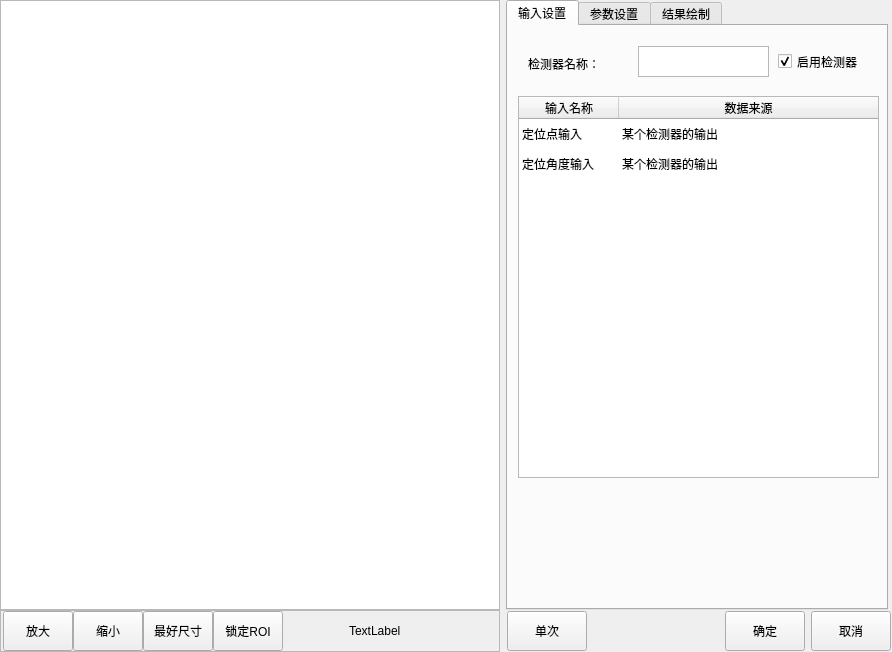
<?xml version="1.0" encoding="UTF-8"?>
<ui version="4.0">
 <class>CMvCustomCoordinates</class>
 <widget class="QWidget" name="CMvCustomCoordinates">
  <property name="geometry">
   <rect>
    <x>0</x>
    <y>0</y>
    <width>892</width>
    <height>652</height>
   </rect>
  </property>
  <property name="windowTitle">
   <string>自定义坐标系</string>
  </property>
  <layout class="QHBoxLayout" name="horizontalLayout_3">
   <property name="leftMargin">
    <number>0</number>
   </property>
   <property name="topMargin">
    <number>0</number>
   </property>
   <property name="rightMargin">
    <number>0</number>
   </property>
   <property name="bottomMargin">
    <number>0</number>
   </property>
   <item>
    <layout class="QVBoxLayout" name="verticalLayout">
     <property name="spacing">
      <number>0</number>
     </property>
     <item>
      <widget class="QGraphicsView" name="graphicsView_mainImage">
       <property name="minimumSize">
        <size>
         <width>500</width>
         <height>600</height>
        </size>
       </property>
      </widget>
     </item>
     <item>
      <widget class="QFrame" name="frame">
       <property name="minimumSize">
        <size>
         <width>0</width>
         <height>42</height>
        </size>
       </property>
       <property name="maximumSize">
        <size>
         <width>16777215</width>
         <height>42</height>
        </size>
       </property>
       <property name="frameShape">
        <enum>QFrame::StyledPanel</enum>
       </property>
       <property name="frameShadow">
        <enum>QFrame::Raised</enum>
       </property>
       <layout class="QHBoxLayout" name="horizontalLayout">
        <property name="spacing">
         <number>0</number>
        </property>
        <property name="leftMargin">
         <number>2</number>
        </property>
        <property name="topMargin">
         <number>0</number>
        </property>
        <property name="rightMargin">
         <number>0</number>
        </property>
        <property name="bottomMargin">
         <number>0</number>
        </property>
        <item>
         <widget class="QPushButton" name="pushButton_zoomIn">
          <property name="minimumSize">
           <size>
            <width>70</width>
            <height>40</height>
           </size>
          </property>
          <property name="maximumSize">
           <size>
            <width>70</width>
            <height>40</height>
           </size>
          </property>
          <property name="text">
           <string>放大</string>
          </property>
         </widget>
        </item>
        <item>
         <widget class="QPushButton" name="pushButton_zoomOut">
          <property name="minimumSize">
           <size>
            <width>70</width>
            <height>40</height>
           </size>
          </property>
          <property name="maximumSize">
           <size>
            <width>70</width>
            <height>40</height>
           </size>
          </property>
          <property name="text">
           <string>缩小</string>
          </property>
         </widget>
        </item>
        <item>
         <widget class="QPushButton" name="pushButton_zoomBest">
          <property name="minimumSize">
           <size>
            <width>70</width>
            <height>40</height>
           </size>
          </property>
          <property name="maximumSize">
           <size>
            <width>70</width>
            <height>40</height>
           </size>
          </property>
          <property name="text">
           <string>最好尺寸</string>
          </property>
         </widget>
        </item>
        <item>
         <widget class="QPushButton" name="pushButton_lockRoiMove">
          <property name="minimumSize">
           <size>
            <width>70</width>
            <height>40</height>
           </size>
          </property>
          <property name="maximumSize">
           <size>
            <width>70</width>
            <height>40</height>
           </size>
          </property>
          <property name="text">
           <string>锁定ROI</string>
          </property>
         </widget>
        </item>
        <item>
         <spacer name="horizontalSpacer">
          <property name="orientation">
           <enum>Qt::Horizontal</enum>
          </property>
          <property name="sizeHint" stdset="0">
           <size>
            <width>63</width>
            <height>20</height>
           </size>
          </property>
         </spacer>
        </item>
        <item>
         <widget class="QLabel" name="label_mousePos">
          <property name="minimumSize">
           <size>
            <width>150</width>
            <height>40</height>
           </size>
          </property>
          <property name="maximumSize">
           <size>
            <width>150</width>
            <height>40</height>
           </size>
          </property>
          <property name="text">
           <string>TextLabel</string>
          </property>
         </widget>
        </item>
       </layout>
      </widget>
     </item>
    </layout>
   </item>
   <item>
    <layout class="QVBoxLayout" name="verticalLayout_2">
     <property name="spacing">
      <number>0</number>
     </property>
     <item>
      <widget class="QTabWidget" name="tabWidget">
       <property name="minimumSize">
        <size>
         <width>382</width>
         <height>602</height>
        </size>
       </property>
       <property name="maximumSize">
        <size>
         <width>380</width>
         <height>16777215</height>
        </size>
       </property>
       <property name="currentIndex">
        <number>0</number>
       </property>
       <widget class="QWidget" name="tab">
        <attribute name="title">
         <string>输入设置</string>
        </attribute>
        <widget class="QTableWidget" name="tableWidget_input">
         <property name="geometry">
          <rect>
           <x>10</x>
           <y>70</y>
           <width>361</width>
           <height>382</height>
          </rect>
         </property>
         <property name="minimumSize">
          <size>
           <width>361</width>
           <height>382</height>
          </size>
         </property>
         <property name="maximumSize">
          <size>
           <width>361</width>
           <height>382</height>
          </size>
         </property>
         <property name="editTriggers">
          <set>QAbstractItemView::NoEditTriggers</set>
         </property>
         <property name="selectionMode">
          <enum>QAbstractItemView::SingleSelection</enum>
         </property>
         <property name="selectionBehavior">
          <enum>QAbstractItemView::SelectRows</enum>
         </property>
         <property name="showGrid">
          <bool>false</bool>
         </property>
         <attribute name="horizontalHeaderStretchLastSection">
          <bool>true</bool>
         </attribute>
         <attribute name="verticalHeaderVisible">
          <bool>false</bool>
         </attribute>
         <row>
          <property name="text">
           <string>1</string>
          </property>
         </row>
         <row>
          <property name="text">
           <string>2</string>
          </property>
         </row>
         <column>
          <property name="text">
           <string>输入名称</string>
          </property>
         </column>
         <column>
          <property name="text">
           <string>数据来源</string>
          </property>
         </column>
         <item row="0" column="0">
          <property name="text">
           <string>定位点输入</string>
          </property>
         </item>
         <item row="0" column="1">
          <property name="text">
           <string>某个检测器的输出</string>
          </property>
         </item>
         <item row="1" column="0">
          <property name="text">
           <string>定位角度输入</string>
          </property>
         </item>
         <item row="1" column="1">
          <property name="text">
           <string>某个检测器的输出</string>
          </property>
         </item>
        </widget>
        <widget class="QLabel" name="label_funcName">
         <property name="geometry">
          <rect>
           <x>20</x>
           <y>30</y>
           <width>81</width>
           <height>16</height>
          </rect>
         </property>
         <property name="text">
          <string>检测器名称：</string>
         </property>
        </widget>
        <widget class="QCheckBox" name="checkBox_enableFunc">
         <property name="geometry">
          <rect>
           <x>270</x>
           <y>20</y>
           <width>101</width>
           <height>31</height>
          </rect>
         </property>
         <property name="minimumSize">
          <size>
           <width>101</width>
           <height>31</height>
          </size>
         </property>
         <property name="text">
          <string>启用检测器</string>
         </property>
         <property name="checked">
          <bool>true</bool>
         </property>
        </widget>
        <widget class="QPlainTextEdit" name="plainTextEdit_funcName">
         <property name="geometry">
          <rect>
           <x>130</x>
           <y>20</y>
           <width>131</width>
           <height>31</height>
          </rect>
         </property>
         <property name="minimumSize">
          <size>
           <width>131</width>
           <height>31</height>
          </size>
         </property>
         <property name="maximumSize">
          <size>
           <width>131</width>
           <height>31</height>
          </size>
         </property>
         <property name="overwriteMode">
          <bool>false</bool>
         </property>
        </widget>
       </widget>
       <widget class="QWidget" name="tab_2">
        <attribute name="title">
         <string>参数设置</string>
        </attribute>
        <widget class="QLabel" name="label_study">
         <property name="geometry">
          <rect>
           <x>20</x>
           <y>20</y>
           <width>111</width>
           <height>31</height>
          </rect>
         </property>
         <property name="text">
          <string>初始化坐标系：</string>
         </property>
        </widget>
        <widget class="QPushButton" name="pushButton_study">
         <property name="geometry">
          <rect>
           <x>20</x>
           <y>50</y>
           <width>101</width>
           <height>31</height>
          </rect>
         </property>
         <property name="text">
          <string>学习当前值</string>
         </property>
        </widget>
       </widget>
       <widget class="QWidget" name="tab_4">
        <attribute name="title">
         <string>结果绘制</string>
        </attribute>
        <widget class="QCheckBox" name="checkBox_valuTrig">
         <property name="geometry">
          <rect>
           <x>20</x>
           <y>20</y>
           <width>101</width>
           <height>31</height>
          </rect>
         </property>
         <property name="text">
          <string>启用绘制</string>
         </property>
         <property name="checked">
          <bool>true</bool>
         </property>
        </widget>
       </widget>
      </widget>
     </item>
     <item>
      <layout class="QHBoxLayout" name="horizontalLayout_2">
       <property name="leftMargin">
        <number>1</number>
       </property>
       <property name="topMargin">
        <number>1</number>
       </property>
       <property name="rightMargin">
        <number>1</number>
       </property>
       <property name="bottomMargin">
        <number>1</number>
       </property>
       <item>
        <widget class="QPushButton" name="pushButton_ones">
         <property name="minimumSize">
          <size>
           <width>80</width>
           <height>40</height>
          </size>
         </property>
         <property name="maximumSize">
          <size>
           <width>80</width>
           <height>40</height>
          </size>
         </property>
         <property name="text">
          <string>单次</string>
         </property>
        </widget>
       </item>
       <item>
        <spacer name="horizontalSpacer_2">
         <property name="orientation">
          <enum>Qt::Horizontal</enum>
         </property>
         <property name="sizeHint" stdset="0">
          <size>
           <width>40</width>
           <height>20</height>
          </size>
         </property>
        </spacer>
       </item>
       <item>
        <widget class="QPushButton" name="pushButton_affirm">
         <property name="minimumSize">
          <size>
           <width>80</width>
           <height>40</height>
          </size>
         </property>
         <property name="maximumSize">
          <size>
           <width>80</width>
           <height>40</height>
          </size>
         </property>
         <property name="text">
          <string>确定</string>
         </property>
        </widget>
       </item>
       <item>
        <widget class="QPushButton" name="pbPrev_cancel">
         <property name="minimumSize">
          <size>
           <width>80</width>
           <height>40</height>
          </size>
         </property>
         <property name="maximumSize">
          <size>
           <width>80</width>
           <height>40</height>
          </size>
         </property>
         <property name="text">
          <string>取消</string>
         </property>
        </widget>
       </item>
      </layout>
     </item>
    </layout>
   </item>
  </layout>
 </widget>
 <layoutdefault spacing="6" margin="11"/>
 <resources>
  <include location="CMvContourMatching.qrc"/>
 </resources>
 <connections/>
</ui>
